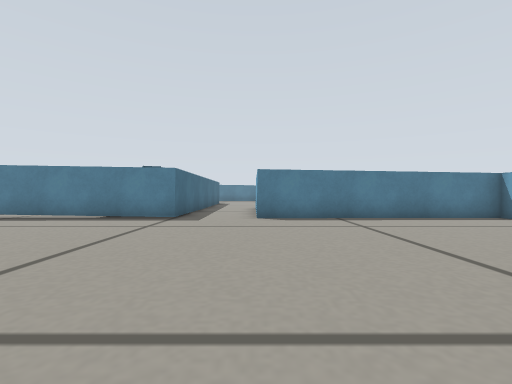
View 1 (above)

19 first-person views from a walk through a Gazebo world. The camera is 0.16 m above the floor, looks level and sees 85° across. The floor is counted in squares, 0.2 m on a side. Each view is taken from the middle of a square. On the plan, view 1 faces up. The plan holds only what a view shows up to about 10 squares ahead; the rest is blank.

View 2
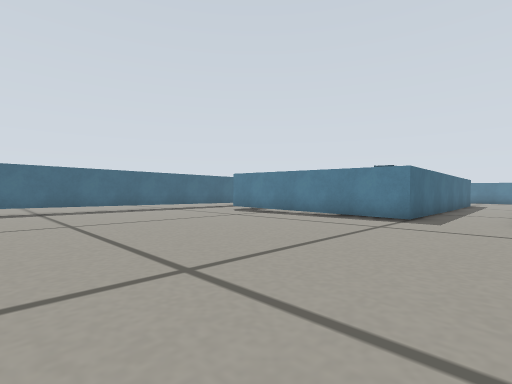

View 3
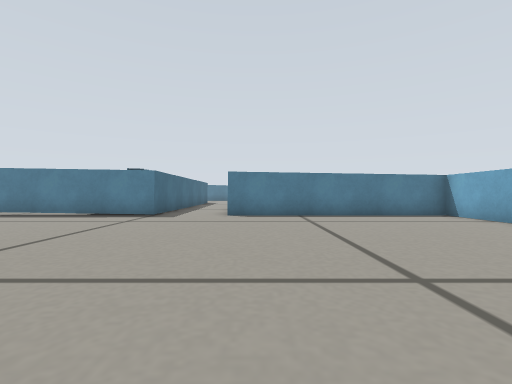

View 4
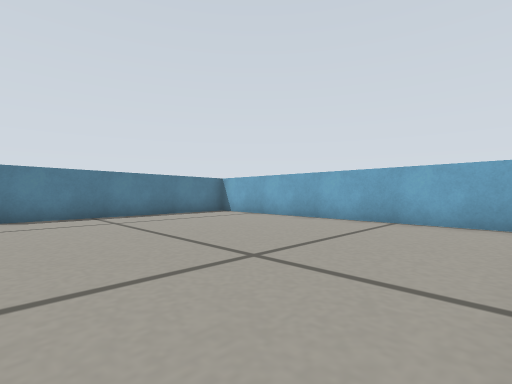

View 5
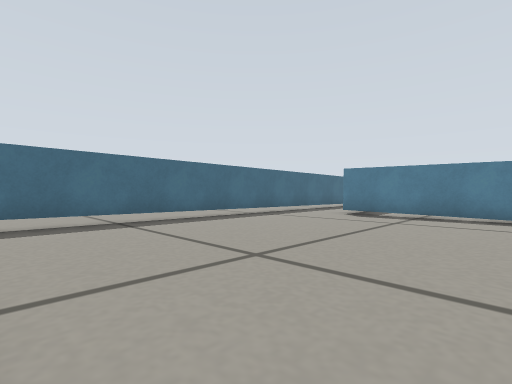

View 6
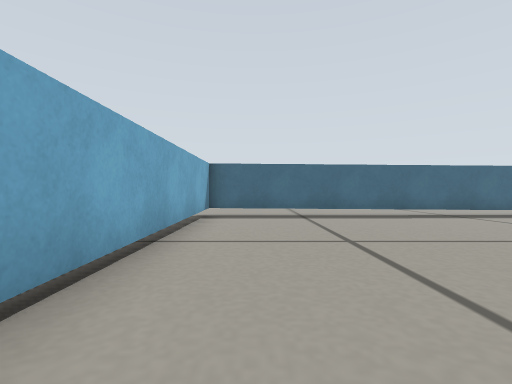

View 7
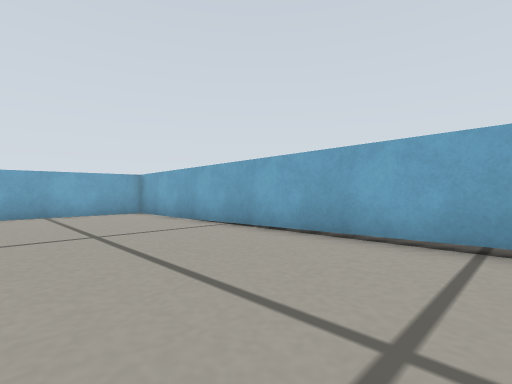

View 8
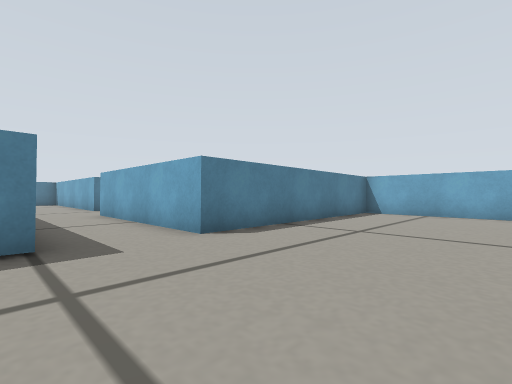

View 9
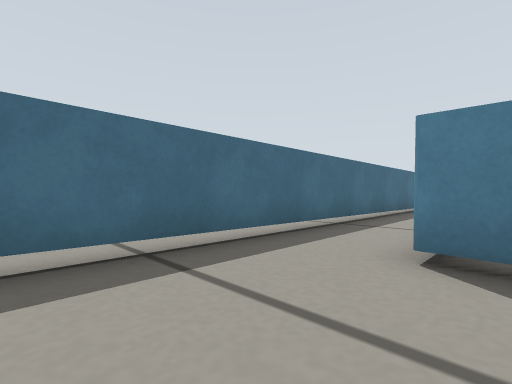

View 10
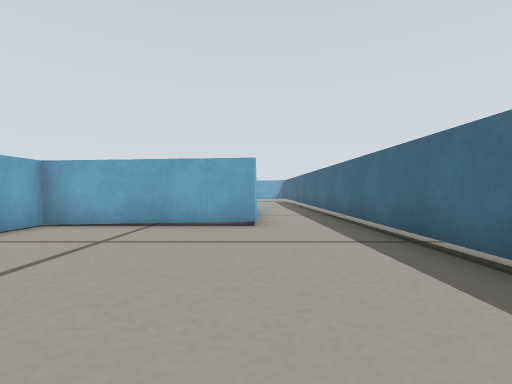

View 11
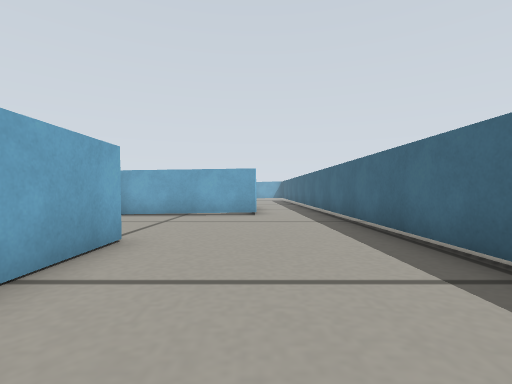

View 12
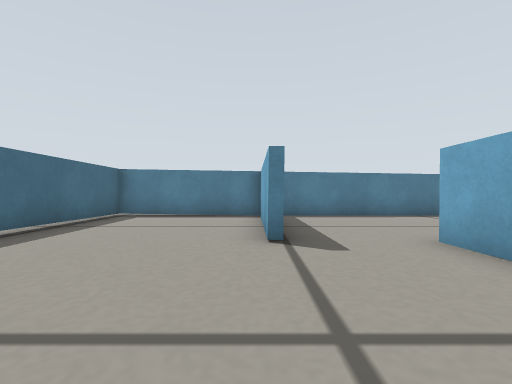

View 13
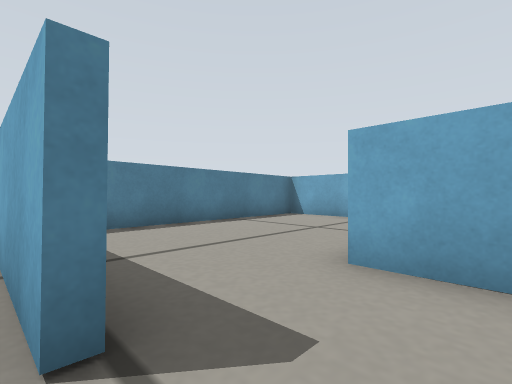

View 14
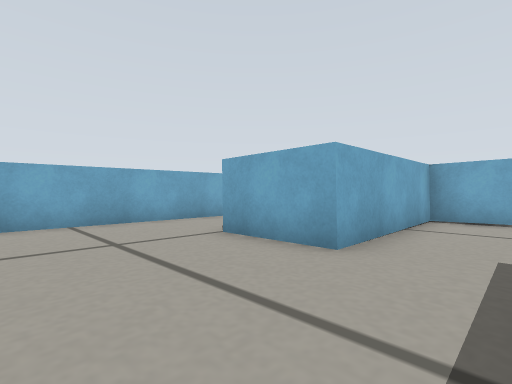

View 15
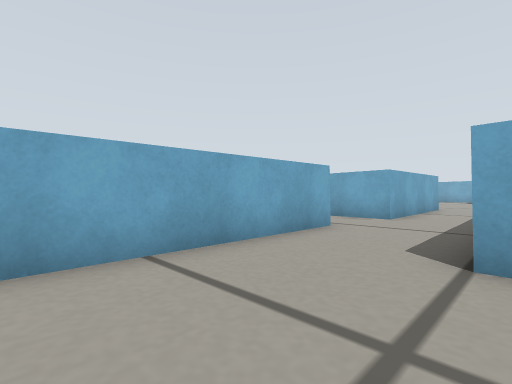

View 16
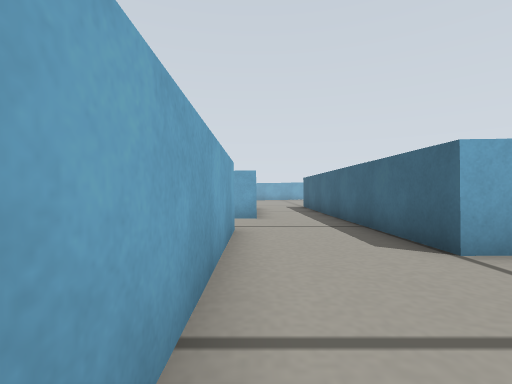

View 17
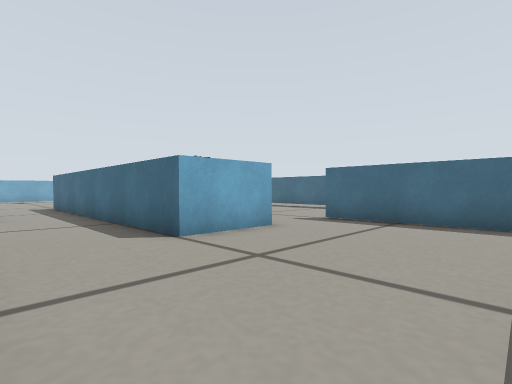

View 18
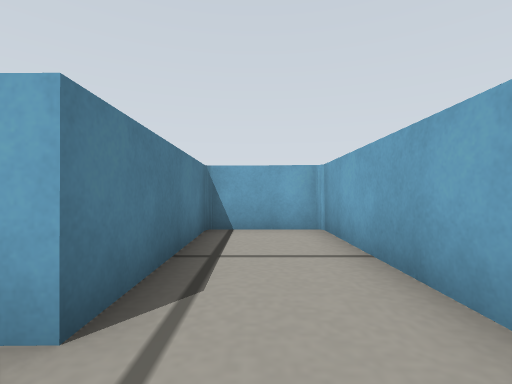

View 19
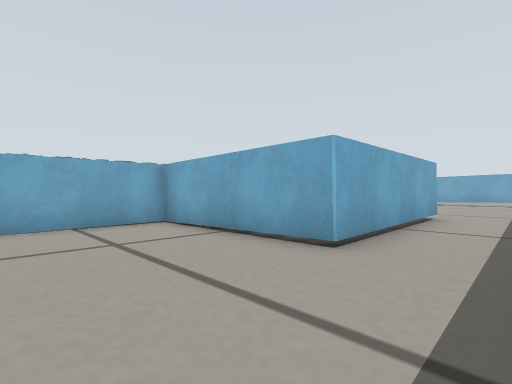

### Floor plan
Points are (right, up) in squares from view 1. A wall is a line through its corners. A room is listed if a view was taken in it or the views show most of it. See-through windows are left out.
Room 1 (views 1, 2, 3, 4, 5, 6, 7, 8, 9)
walls: (-2.9, -1.5) (6.7, -1.4); (-2.6, 15.6) (-2.5, 8.5) (-10, 8.4) (-10, 14.4); (7.6, -0.8) (7.5, 8.6) (0, 8.5) (0, 14.5); (-12.5, 15.5) (-12.4, -1.6) (-4.6, -1.5)
ways out: opening at (-11.5, 15) to room 2; opening at (-1.5, 15) to room 3
Room 2 (views 10, 11, 12, 13, 19)
walls: (-7.6, 19.5) (-7.8, 19.5) (-7.8, 24.1); (-10, 14.4) (-7.4, 14.5); (-7.9, 24.4) (-12.6, 24.4) (-12.5, 15.5)
ways out: opening at (-11.5, 15) to room 1; opening at (-8, 17) to room 3
Room 3 (views 14, 15, 16, 17, 18)
walls: (-0.3, 24.5) (-7.9, 24.4); (-7.6, 23.7) (-7.6, 19.5); (0, 14.5) (5, 14.6) (5, 17.1) (0.5, 17) (0.4, 23.8); (-7.4, 14.5) (-5, 14.5) (-5.1, 19.5) (-2.6, 19.5) (-2.6, 15.6)
ways out: opening at (-1.5, 15) to room 1; opening at (-8, 17) to room 2

Where each view was taken, in squares from view 1:
view 1: 0 up, 0 right, facing up
view 2: 0 up, 0 right, facing up-left
view 3: 1 down, 1 right, facing up
view 4: 1 down, 0 right, facing up-right
view 5: 1 down, 5 left, facing up-left
view 6: 0 up, 3 left, facing left
view 7: 3 up, 3 left, facing down-right
view 8: 4 up, 3 left, facing up-right
view 9: 5 up, 9 left, facing up-left
view 10: 21 up, 10 left, facing down
view 11: 24 up, 10 left, facing down
view 12: 15 up, 8 left, facing up
view 13: 18 up, 8 left, facing up-right
view 14: 23 up, 7 left, facing down-right
view 15: 23 up, 3 left, facing down-right
view 16: 23 up, 0 right, facing down
view 17: 24 up, 0 right, facing down-left
view 18: 16 up, 1 left, facing right
view 19: 18 up, 12 left, facing down-right
